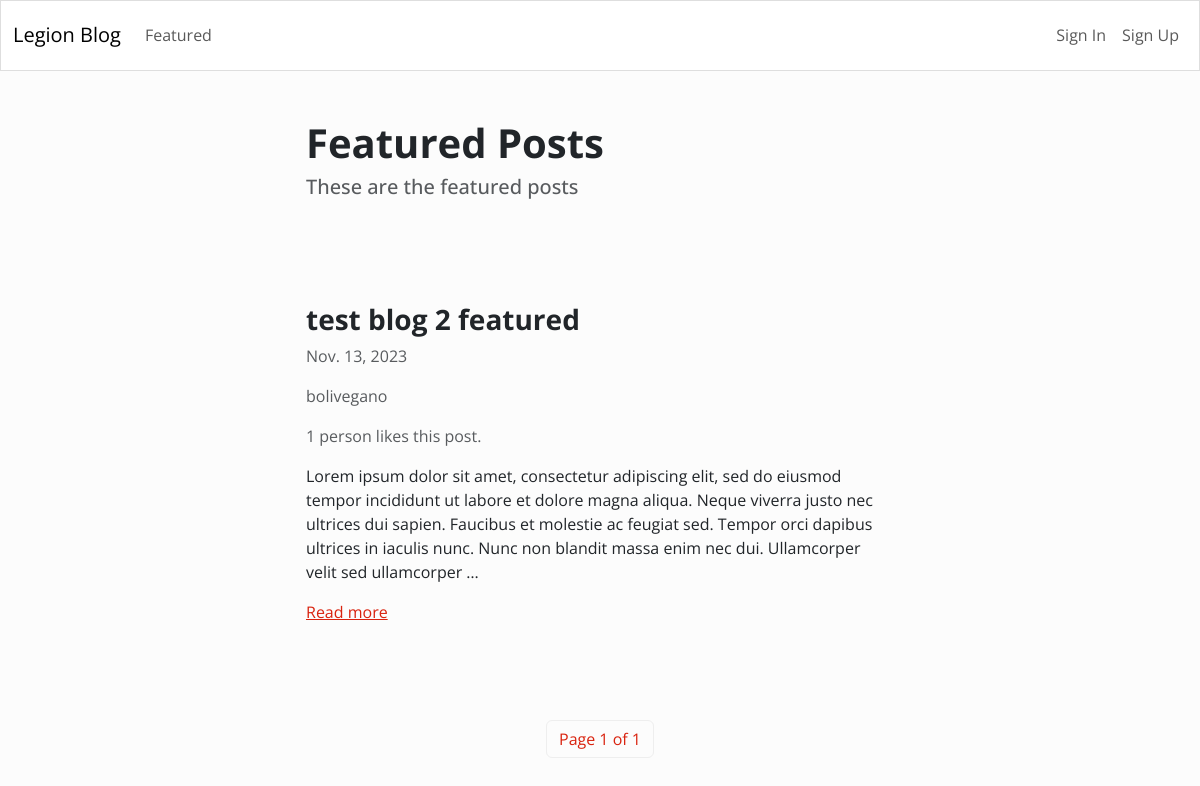
The app's page /featured/, older data.
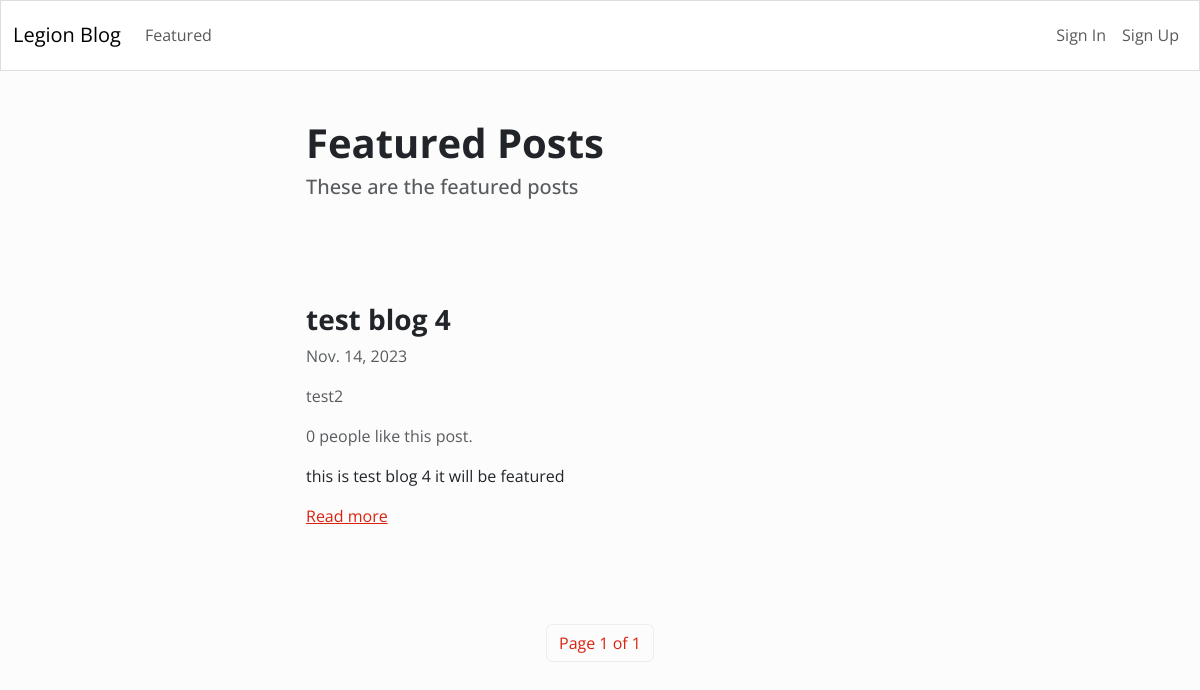
The same page, newer data.
### blog/models.py (models this page shows, shortened)
class Article(models.Model):
    title = models.CharField(max_length=255)
    content = HTMLField()
    date = models.DateField(auto_now_add=True)
    author = models.ForeignKey(User, on_delete=models.CASCADE)
    featured = models.BooleanField(default=False)
    likes = models.ManyToManyField(User, related_name="likes", blank=True)

### blog/views.py (the view)
# urls.py: path('featured/', Featured.as_view(), name='featured'),
class Featured(ListView):
    model = Article
    queryset = Article.objects.filter(featured=True).order_by('-date')
    template_name = 'blog/featured.html'
    paginate_by = 1

### blog/templates/blog/featured.html (shortened to what this page needs)
{% extends 'blog/base.html' %} {% block content %}
<div class="row">
    <div class="col-md-6 col-11 mx-md-auto mx-3 mt-5 mb-5">
        <h1 class="fw-bolder">Featured Posts</h1>
        <h5 class="text-muted">These are the featured posts</h5>
    </div>
</div>
{% for object in object_list %}
<div class="row">
    <div class="col-md-6 col-11 mx-md-auto mx-3 mt-5 mb-5">
        <h3 class="fw-bold">{{object.title}}</h3>
        <p class="text-muted">{{object.date}}</p>
        <p class="text-muted">{{object.author.username}}</p>
        {% if object.likes.count == 1 %}
        <p class="text-muted">{{object.likes.count}} person likes this post.</p>
        {% else %}
        <p class="text-muted">{{object.likes.count}} people like this post.</p>
        {% endif %}
        <div class="my-3">{{object.content|truncatewords_html:50|safe}}</div>
        <a href="{% url 'detail_article' object.id %}">Read more</a>
    </div>
</div>
{% endfor %}
<nav>
    <ul class="pagination">
        <div class="mx-auto d-flex flex-row mt-5">
            <li class="page-item">
                <a href="#" class="page-link"
                    >Page {{page_obj.number}} of
                    {{page_obj.paginator.num_pages}}</a
                >
            </li>
        </div>
    </ul>
</nav>
{% endblock %}

### blog/templates/blog/base.html (shortened to what this page needs)
<!DOCTYPE html>
<html lang="en">
    <head>
        <link
            rel="stylesheet"
            href="https://bootswatch.com/5/simplex/bootstrap.min.css"
        />
    </head>
    <body>
        {% include 'blog/nav.html' %} {% block content %} {% endblock %}
    </body>
</html>

### blog/templates/blog/nav.html (shortened to what this page needs)
<nav class="navbar navbar-expand-lg navbar-light bg-light">
    <div class="container-fluid">
        <a class="navbar-brand" href="{% url 'index' %}">Legion Blog</a>
        <div class="collapse navbar-collapse" id="navbarText">
            <ul class="navbar-nav me-auto mb-2 mb-lg-0">
                <li class="nav-item">
                    <a class="nav-link" aria-current="page" href="{% url 'featured' %}"
                        >Featured</a
                    >
                </li>
            </ul>
            <ul class="navbar-nav">
                {% if request.user.is_authenticated %}
                <li class="nav-item">
                    <a
                        class="nav-link"
                        aria-current="page"
                        href="{% url 'logout' %}"
                        >Sign Out</a
                    >
                </li>
                {% else %}
                <li class="nav-item">
                    <a
                        class="nav-link"
                        aria-current="page"
                        href="{% url 'login' %}"
                        >Sign In</a
                    >
                </li>
                <li class="nav-item">
                    <a
                        class="nav-link"
                        aria-current="page"
                        href="{% url 'register' %}"
                        >Sign Up</a
                    >
                </li>
                {% endif %}
            </ul>
        </div>
    </div>
</nav>

Row changes from the older to the newer data that the page shows:
removed Article: title "test blog 2 featured", date "Nov. 13, 2023", author.username "bolivegano", likes.count "1", content "Lorem ipsum dolor sit amet, consectetur adipiscing elit, sed do eiusmod tempor incididunt ut labore et dolore magna aliqua. Neque viverra justo nec ultrices dui sapien. Faucibus et molestie ac feugiat sed. Tempor orci dapibus ultrices in iaculis nunc. Nunc non blandit massa enim nec dui. Ullamcorper velit sed ullamcorper …"
added Article: title "test blog 4", date "Nov. 14, 2023", author.username "test2", likes.count "0", content "this is test blog 4 it will be featured"
